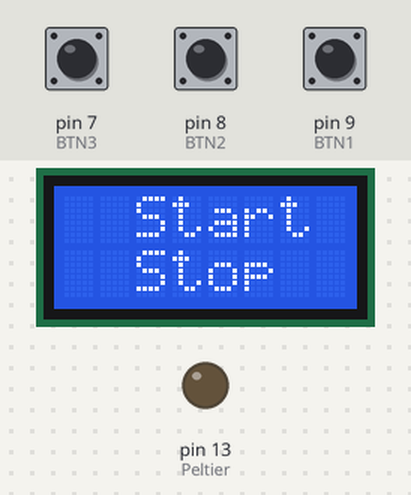
Recording of a sketch running on a simulated Arduino Uno, built with avr-gcc and run on an emulated ATmega328P. Parts: 8×2 character LCD, output pins drawn as LEDs (lit = HIGH). The test bench sets the inputs (shaded band); at power-on: pin 9 (BTN1) HIGH, pin 8 (BTN2) HIGH, pin 7 (BTN3) HIGH.

Above: at 4.2 s.
4.3 s: pin 9 (BTN1) pulled LOW for 0.15 s
At 4.7 s:
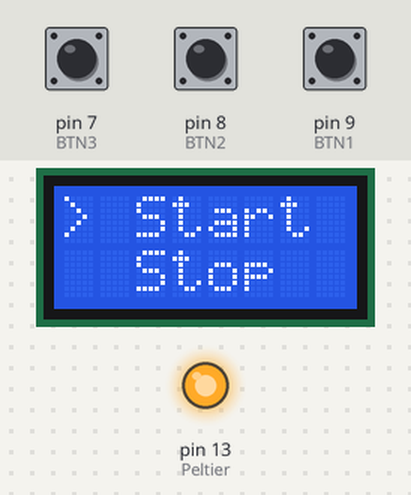
5.9 s: pin 8 (BTN2) pulled LOW for 0.15 s
At 6.5 s:
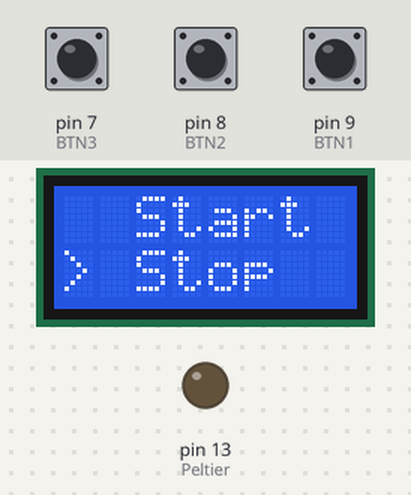
7.5 s: pin 7 (BTN3) pulled LOW for 0.15 s
At 8.3 s:
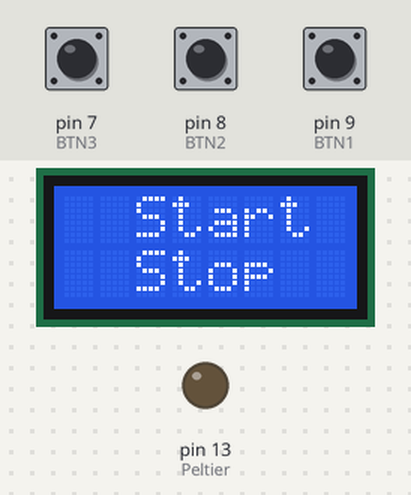
9.1 s: pin 8 (BTN2) pulled LOW for 1 s
At 10.1 s:
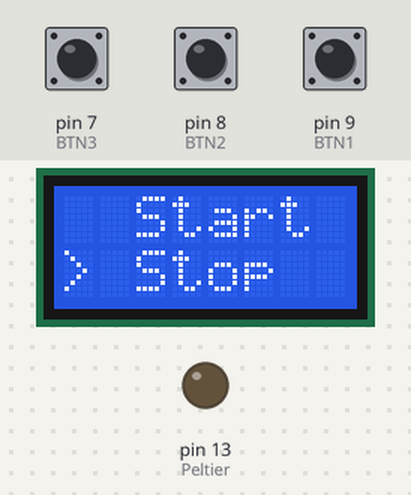
Timing chart, 0 to 12.1 s (numbered marks = the images above; inputs shaded):
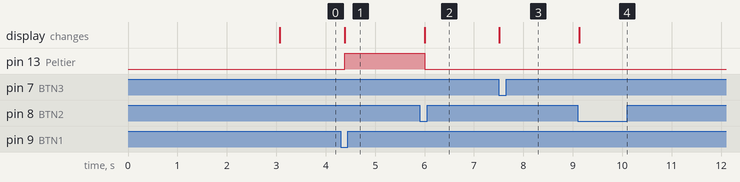

The sketch:

SmartWatch.ino
```cpp
/*
  The circuit:
 * LCD RS pin to digital pin 12
 * LCD Enable pin to digital pin 11
 * LCD D4 pin to digital pin 5
 * LCD D5 pin to digital pin 4
 * LCD D6 pin to digital pin 3
 * LCD D7 pin to digital pin 2
 * LCD R/W pin to ground
 * 10K resistor:
 * ends to +5V and ground
 * wiper to LCD VO pin (pin 3)

  Buttons with connected pull up resistors :
    BTN1 - Pin 9
    BTN2 - Pin 8
    BTN3 - Pin 7

*/

// include the library code:
#include <LiquidCrystal.h>

//Init button pins
int BTN1 = 9;
int BTN2 = 8;
int BTN3 = 7;
int Peltier = 13;
long prevmillis = 0;
long debounceinterval=100;
int debounceflag = 0;
int PointerPosition=2;
unsigned long currentmillis;
//Function Prototypes
void buttonsManager(void);
void PeltierManager(void);
void Timers(void);
// initialize the library with the numbers of the interface pins
LiquidCrystal lcd(12, 11, 5, 4, 3, 2);

void setup() {

 //Init pins as outputs and inputs
 pinMode (BTN1, INPUT);
 pinMode (BTN2,INPUT);
 pinMode (BTN3, INPUT);
 pinMode (Peltier,OUTPUT);

  // set up the LCD's number of columns and rows:
  lcd.begin(8, 2);
  // Print a message to the LCD.
  lcd.setCursor (0,0);
  lcd.print("Beverage");
  lcd.setCursor (0,1);
  lcd.print("  Cooler");
  delay(3000);
  lcd.clear();
  lcd.setCursor(2,0);
  lcd.print("Start");
  lcd.setCursor(2,1);
  lcd.print("Stop");
}

void loop() {

    Timers(); //Encapsulating function for all the software timers.
    buttonsManager();  //Manages the pushes of all buttons and the pointerIndex
    PeltierManager();  //Manages the high current output ,for
                      // the peltier according to the pointerIndex
    lcd.setCursor(0, 1); // set the cursor to column 0, line 1
  // (note: line 1 is the second row, since counting begins with 0):


}

  void Timers(void)
  {
   unsigned long currentmillis = millis();//Value for the millis() counter

   //Debounce timer for the buttons used in the device
     if (currentmillis - prevmillis > debounceinterval)
       {
        debounceflag=0;
        prevmillis=currentmillis;
       }
  }

 void PeltierManager(void)
  {
  switch (PointerPosition)
   {
    case 1:
    digitalWrite(Peltier,HIGH);
    break;

    case 2:
    digitalWrite(Peltier,LOW);
    break;

    case 3:
    digitalWrite(Peltier,LOW);
    break;
   }
  }


 void buttonsManager(void)
 {

    if ((digitalRead(BTN1) == LOW)&&(debounceflag==0))
    {
      lcd.setCursor(0,1);
      lcd.print(" ");
      lcd.setCursor(0,0);
      lcd.print(">");
      PointerPosition = 1;
    }
    if( (digitalRead(BTN2)== LOW)&&(debounceflag==0))
    {
      lcd.setCursor(0,0);
      lcd.print(" ");
      lcd.setCursor(0,1);
      lcd.print(">");
      PointerPosition = 2;
      }
    if ((digitalRead(BTN3) == LOW)&&(debounceflag==0))
    {
      lcd.setCursor(0,1);
      lcd.print(" ");
      lcd.setCursor(0,0);
      lcd.print(" ");
      PointerPosition = 3;
    }
  debounceflag = 1;
}
```

Measured:
- after the input at 4.3 s, pin 13 (Peltier): LOW → HIGH after 0.08 s; the display: changes after 0.08 s (image 1)
- after the input at 5.9 s, pin 13 (Peltier): HIGH → LOW after 0.10 s; the display: changes after 0.10 s (image 2)
- after the input at 7.5 s, the display: changes at once (image 3)
- after the input at 9.1 s, the display: changes at once (image 4)
